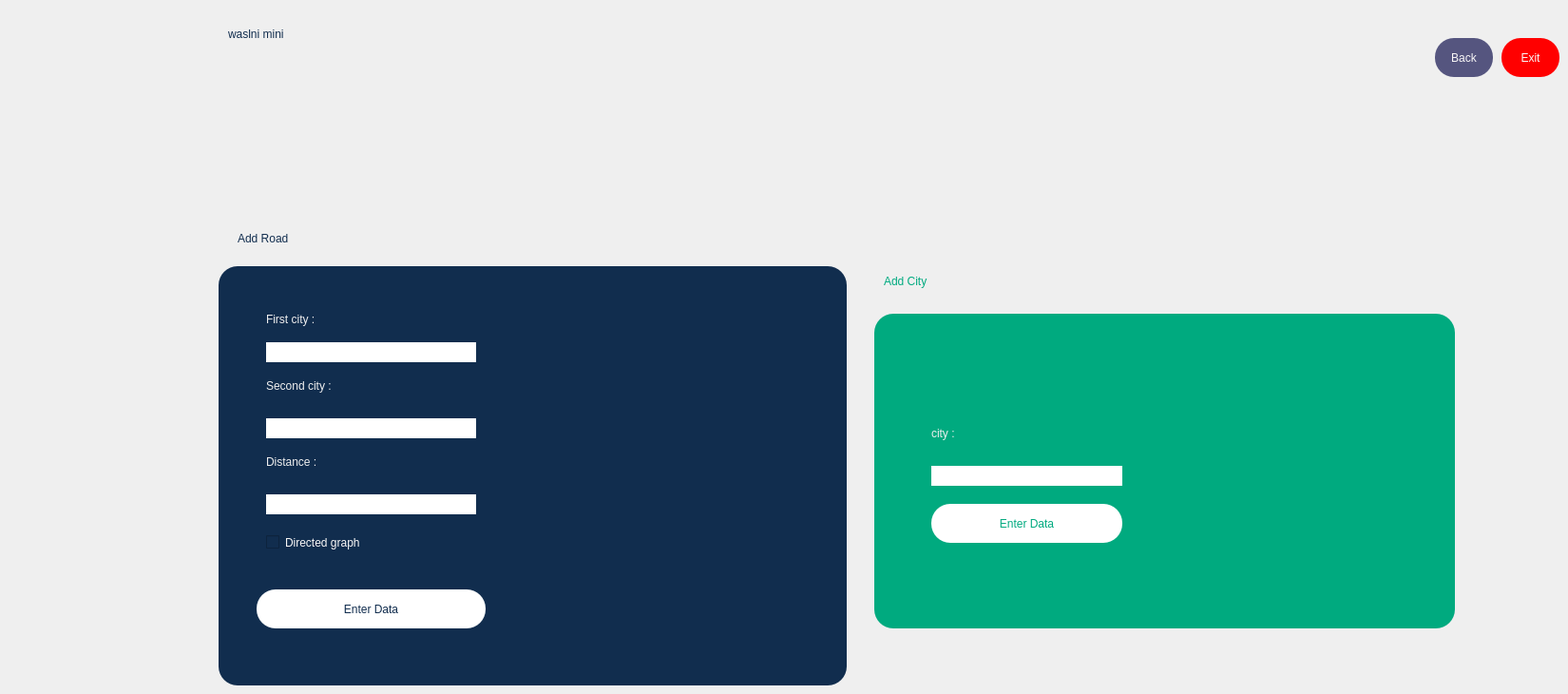
    <widget class="QWidget" name="page_3">
     <widget class="QLabel" name="label_10">
      <property name="geometry">
       <rect>
        <x>930</x>
        <y>260</y>
        <width>261</width>
        <height>71</height>
       </rect>
      </property>
      <property name="styleSheet">
       <string notr="true">color :rgb(0, 170, 127);
font: 700 28pt &quot;Magneto&quot;;




</string>
      </property>
      <property name="text">
       <string>Add City</string>
      </property>
     </widget>
     <widget class="QLabel" name="label_11">
      <property name="geometry">
       <rect>
        <x>250</x>
        <y>230</y>
        <width>311</width>
        <height>41</height>
       </rect>
      </property>
      <property name="styleSheet">
       <string notr="true">color : rgb(17, 45, 78);
font: 700 28pt &quot;Magneto&quot;;</string>
      </property>
      <property name="text">
       <string>Add Road</string>
      </property>
     </widget>
     <widget class="QPushButton" name="back3">
      <property name="geometry">
       <rect>
        <x>1510</x>
        <y>40</y>
        <width>61</width>
        <height>41</height>
       </rect>
      </property>
      <property name="sizePolicy">
       <sizepolicy hsizetype="Preferred" vsizetype="Preferred">
        <horstretch>0</horstretch>
        <verstretch>0</verstretch>
       </sizepolicy>
      </property>
      <property name="styleSheet">
       <string notr="true">
QPushButton{
background-color: rgb(85, 85, 127);
font: 800 9pt &quot;Rockwell Extra Bold&quot;;
color: rgb(249, 247, 247);
border-radius: 20px;
}
   
QPushButton:hover{
background-color:rgb(170, 170, 255);
}

QPushButton:pressed{
background-color:rgb(170, 0, 0);
}</string>
      </property>
      <property name="text">
       <string>Back</string>
      </property>
     </widget>
     <widget class="QPushButton" name="exit3">
      <property name="geometry">
       <rect>
        <x>1580</x>
        <y>40</y>
        <width>61</width>
        <height>41</height>
       </rect>
      </property>
      <property name="sizePolicy">
       <sizepolicy hsizetype="Preferred" vsizetype="Preferred">
        <horstretch>0</horstretch>
        <verstretch>0</verstretch>
       </sizepolicy>
      </property>
      <property name="styleSheet">
       <string notr="true">
QPushButton{
background-color: rgb(255, 0, 0);
font: 800 9pt &quot;Rockwell Extra Bold&quot;;
color: rgb(249, 247, 247);
border-radius: 20px;
}
   
QPushButton:hover{
background-color:rgb(170, 170, 255);
}

QPushButton:pressed{
background-color:rgb(170, 0, 0);
}</string>
      </property>
      <property name="text">
       <string>Exit</string>
      </property>
     </widget>
     <widget class="QGroupBox" name="groupBox_7">
      <property name="geometry">
       <rect>
        <x>230</x>
        <y>280</y>
        <width>661</width>
        <height>441</height>
       </rect>
      </property>
      <property name="styleSheet">
       <string notr="true">background-color: rgb(17, 45, 78);
border-radius: 20px;
</string>
      </property>
      <property name="title">
       <string/>
      </property>
      <widget class="QLabel" name="label_12">
       <property name="geometry">
        <rect>
         <x>290</x>
         <y>20</y>
         <width>371</width>
         <height>341</height>
        </rect>
       </property>
       <property name="styleSheet">
        <string notr="true">border-radius: 25px;
border-radius: 20px;
</string>
       </property>
       <property name="text">
        <string/>
       </property>
       <property name="pixmap">
        <pixmap resource="recourses.qrc">:/d3d580ba23afbae2dd4c5e3974905ba3.png</pixmap>
       </property>
       <property name="scaledContents">
        <bool>true</bool>
       </property>
      </widget>
      <widget class="QGroupBox" name="groupBox_6">
       <property name="geometry">
        <rect>
         <x>20</x>
         <y>20</y>
         <width>271</width>
         <height>311</height>
        </rect>
       </property>
       <property name="title">
        <string/>
       </property>
       <widget class="QLabel" name="label_15">
        <property name="geometry">
         <rect>
          <x>30</x>
          <y>20</y>
          <width>159</width>
          <height>32</height>
         </rect>
        </property>
        <property name="styleSheet">
         <string notr="true">font: 800 16pt &quot;Rockwell Extra Bold&quot;;
color :rgba(239,239,239,255);
</string>
        </property>
        <property name="text">
         <string>First city :</string>
        </property>
       </widget>
       <widget class="QLabel" name="label_14">
        <property name="geometry">
         <rect>
          <x>30</x>
          <y>90</y>
          <width>204</width>
          <height>32</height>
         </rect>
        </property>
        <property name="styleSheet">
         <string notr="true">font: 800 16pt &quot;Rockwell Extra Bold&quot;;
color : rgba(239,239,239,255);
</string>
        </property>
        <property name="text">
         <string>Second city :</string>
        </property>
       </widget>
       <widget class="QLabel" name="label_9">
        <property name="geometry">
         <rect>
          <x>30</x>
          <y>170</y>
          <width>162</width>
          <height>32</height>
         </rect>
        </property>
        <property name="styleSheet">
         <string notr="true">font: 800 16pt &quot;Rockwell Extra Bold&quot;;
color : rgba(239,239,239,255);
</string>
        </property>
        <property name="text">
         <string>Distance :</string>
        </property>
       </widget>
       <widget class="QLineEdit" name="a">
        <property name="geometry">
         <rect>
          <x>30</x>
          <y>60</y>
          <width>221</width>
          <height>21</height>
         </rect>
        </property>
        <property name="styleSheet">
         <string notr="true">background-color: rgb(255, 255, 255);
border-radius: 20px;
</string>
        </property>
       </widget>
       <widget class="QLineEdit" name="b">
        <property name="geometry">
         <rect>
          <x>30</x>
          <y>140</y>
          <width>221</width>
          <height>21</height>
         </rect>
        </property>
        <property name="styleSheet">
         <string notr="true">background-color: rgb(255, 255, 255);
border-radius: 20px;
</string>
        </property>
       </widget>
       <widget class="QLineEdit" name="c">
        <property name="geometry">
         <rect>
          <x>30</x>
          <y>220</y>
          <width>221</width>
          <height>21</height>
         </rect>
        </property>
        <property name="styleSheet">
         <string notr="true">background-color: rgb(255, 255, 255);
border-radius: 20px;
</string>
        </property>
       </widget>
       <widget class="QCheckBox" name="checkBox_2">
        <property name="geometry">
         <rect>
          <x>30</x>
          <y>250</y>
          <width>251</width>
          <height>41</height>
         </rect>
        </property>
        <property name="styleSheet">
         <string notr="true">font: 600 9pt &quot;Yu Gothic UI Semibold&quot;;
font: 9pt &quot;OCR A Extended&quot;;
background-color: rgb(17, 45, 78);
font: 800 9pt &quot;Rockwell Extra Bold&quot;;
color: rgb(249, 247, 247);
border-radius: 10px;</string>
        </property>
        <property name="text">
         <string>Directed graph</string>
        </property>
       </widget>
      </widget>
      <widget class="QPushButton" name="addedge">
       <property name="geometry">
        <rect>
         <x>40</x>
         <y>340</y>
         <width>241</width>
         <height>41</height>
        </rect>
       </property>
       <property name="styleSheet">
        <string notr="true">QPushButton{
background-color: rgb(255, 255, 255);
font: 800 16pt &quot;Rockwell Extra Bold&quot;;
color: rgb(17, 45, 78);
border-radius: 20px;
}
   
QPushButton:hover{
background-color:rgb(170, 170, 255);
}

QPushButton:pressed{
background-color:rgb(170, 0, 0);
}



</string>
       </property>
       <property name="text">
        <string>Enter Data</string>
       </property>
      </widget>
     </widget>
     <widget class="QGroupBox" name="groupBox_8">
      <property name="geometry">
       <rect>
        <x>920</x>
        <y>330</y>
        <width>611</width>
        <height>331</height>
       </rect>
      </property>
      <property name="styleSheet">
       <string notr="true">background-color:rgb(0, 170, 127);
border-radius: 20px;
</string>
      </property>
      <property name="title">
       <string/>
      </property>
      <widget class="QLabel" name="label_16">
       <property name="geometry">
        <rect>
         <x>290</x>
         <y>0</y>
         <width>301</width>
         <height>341</height>
        </rect>
       </property>
       <property name="styleSheet">
        <string notr="true">border-radius: 25px;
border-radius: 20px;
</string>
       </property>
       <property name="text">
        <string/>
       </property>
       <property name="pixmap">
        <pixmap resource="recourses.qrc">:/06a30d2390b944f4c7f32b6cd7870b1f.png</pixmap>
       </property>
       <property name="scaledContents">
        <bool>true</bool>
       </property>
      </widget>
      <widget class="QGroupBox" name="groupBox_9">
       <property name="geometry">
        <rect>
         <x>50</x>
         <y>50</y>
         <width>221</width>
         <height>221</height>
        </rect>
       </property>
       <property name="title">
        <string/>
       </property>
       <widget class="QLineEdit" name="c_2">
        <property name="geometry">
         <rect>
          <x>10</x>
          <y>110</y>
          <width>201</width>
          <height>21</height>
         </rect>
        </property>
        <property name="styleSheet">
         <string notr="true">background-color: rgb(255, 255, 255);</string>
        </property>
       </widget>
       <widget class="QLabel" name="label_154">
        <property name="geometry">
         <rect>
          <x>10</x>
          <y>60</y>
          <width>159</width>
          <height>32</height>
         </rect>
        </property>
        <property name="styleSheet">
         <string notr="true">font: 800 16pt &quot;Rockwell Extra Bold&quot;;
color :rgba(239,239,239,255);
</string>
        </property>
        <property name="text">
         <string>city :</string>
        </property>
       </widget>
       <widget class="QPushButton" name="addcity">
        <property name="geometry">
         <rect>
          <x>10</x>
          <y>150</y>
          <width>201</width>
          <height>41</height>
         </rect>
        </property>
        <property name="styleSheet">
         <string notr="true">QPushButton{
background-color: rgb(255, 255, 255);
font: 800 16pt &quot;Rockwell Extra Bold&quot;;
color: rgb(0, 170, 127);
border-radius: 20px;
}
   
QPushButton:hover{
background-color:rgb(170, 170, 255);
}

QPushButton:pressed{
background-color:rgb(170, 0, 0);
}



</string>
        </property>
        <property name="text">
         <string>Enter Data</string>
        </property>
       </widget>
      </widget>
     </widget>
     <widget class="QLabel" name="label_pic_15">
      <property name="geometry">
       <rect>
        <x>160</x>
        <y>0</y>
        <width>81</width>
        <height>71</height>
       </rect>
      </property>
      <property name="text">
       <string/>
      </property>
      <property name="pixmap">
       <pixmap>../../../Downloads/logo.jpg</pixmap>
      </property>
      <property name="scaledContents">
       <bool>true</bool>
      </property>
     </widget>
     <widget class="QLabel" name="label_173">
      <property name="geometry">
       <rect>
        <x>240</x>
        <y>10</y>
        <width>171</width>
        <height>51</height>
       </rect>
      </property>
      <property name="styleSheet">
       <string notr="true">color : rgb(17, 45, 78);
font: 700 16pt &quot;Magneto&quot;;</string>
      </property>
      <property name="text">
       <string>waslni mini</string>
      </property>
     </widget>
    </widget>
